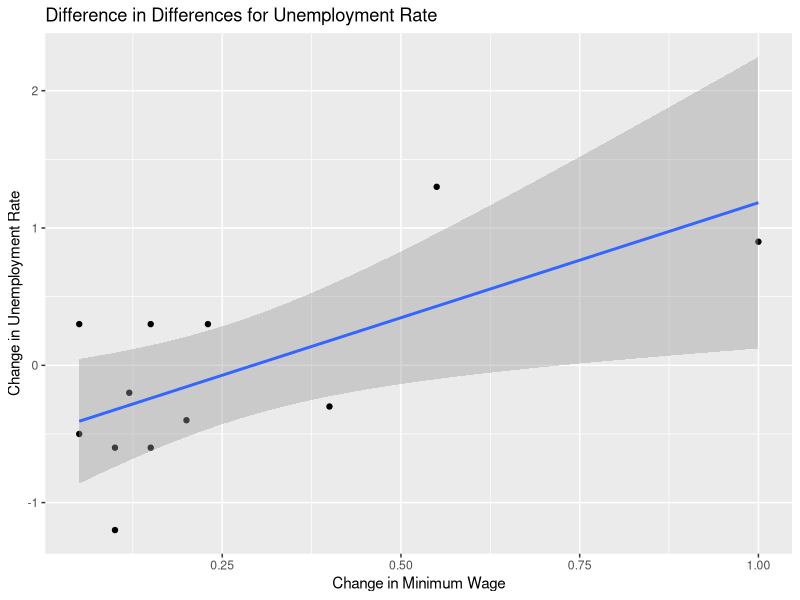
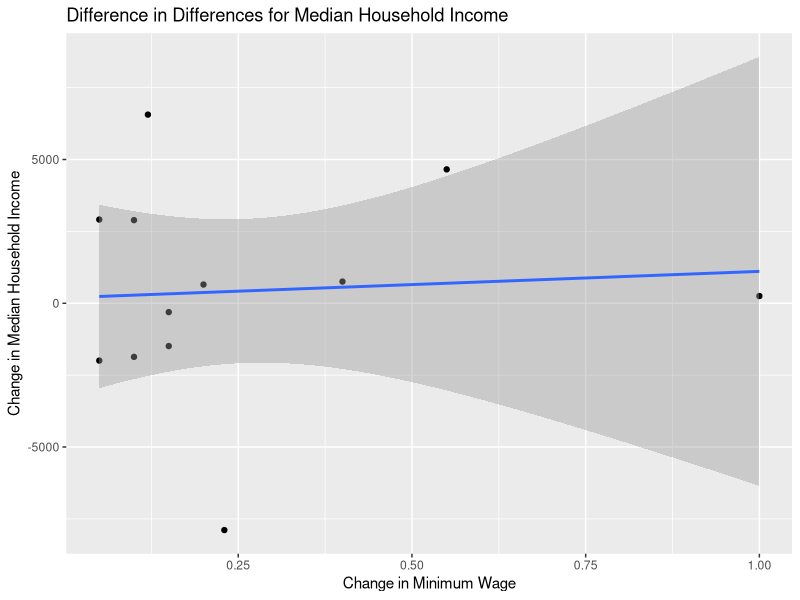
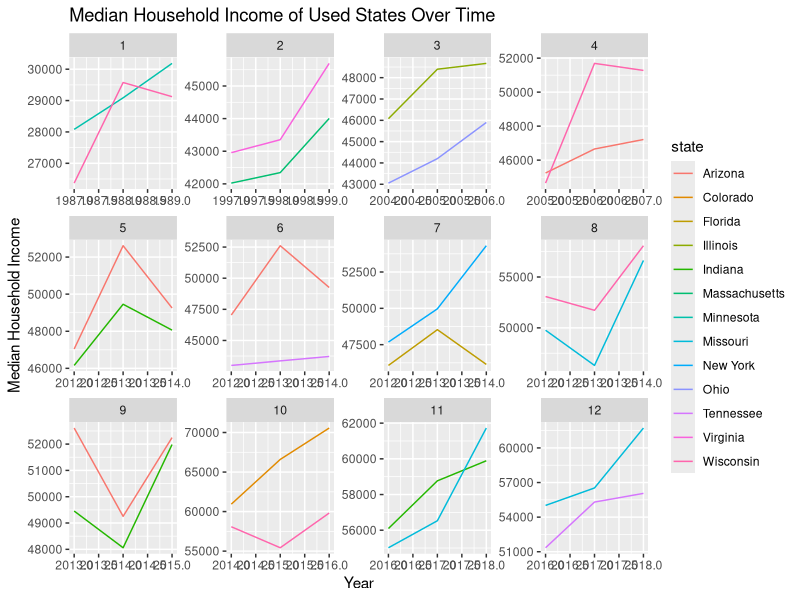
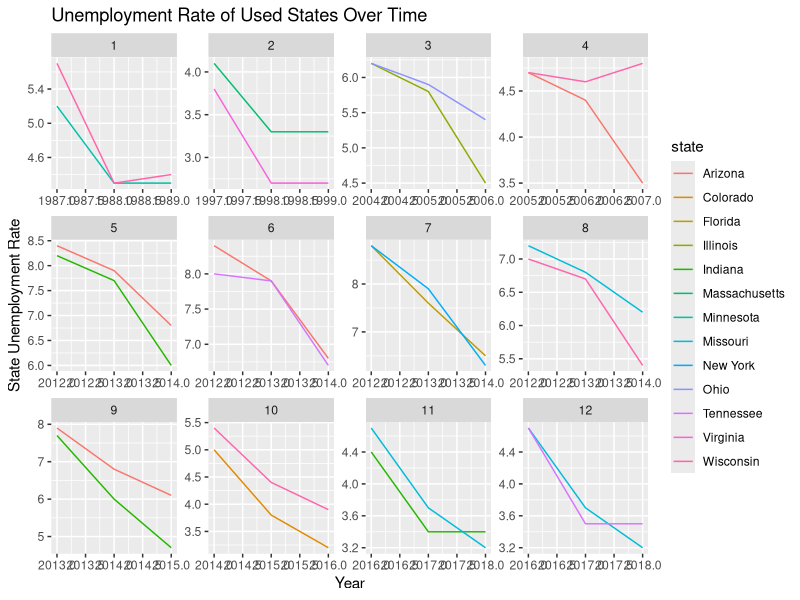
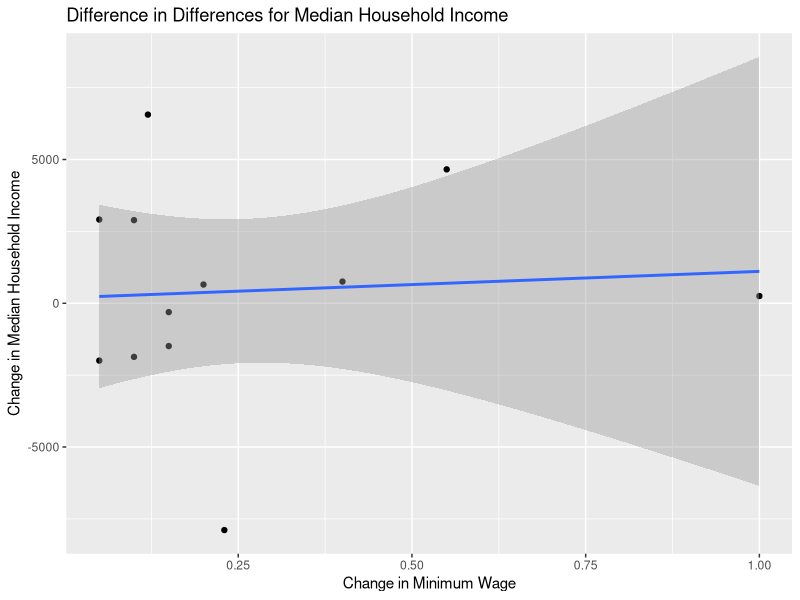

These figures' R source, in order:
## ---- chunk 1
knitr::opts_chunk$set(echo = TRUE)
library(tidyverse)
## ---- chunk 2
data <- read.csv("Compiled_Data.csv")
## ---- chunk 3
# create a sequence of elements to run in the following for loops, contents doesn't actually 
# matter just requires the number of elements, but 1-50 represents index for troubleshooting
years <- seq(1985, 2018, 1)

num.states <- seq(1, 50, 1)

# set min and max acceptable proportions
min <- .9
max <- 1 / .9


comp <- data.frame(matrix(nrow = 0, ncol = 3))

# first for loop runs fifty times
for (i in years) {
  
  year.sub <- subset(data, year == i)
  
  for (j in num.states) {
    
    
    # because states don't need to be compared twice, starting at x + 1 means each state will 
    # be compared to every state after it in the data frame
    for (k in num.states[j + 1: 50]) {
      
      # this if else statement takes the state at the index of the first for loop and compares 
      # it to the state at the index of the second for loop, logical statements ensure that 
      # proportion of each covariate for each state is within the specified min and max range, 
      # if they are comparable on each covariate it prints the name of each state to the console
      # I tried to create a string variable and this ifelse statement would add state pairs to 
      # the variable and then that variable would contain all valid comparable states but it 
      # kept redefining the variable instead of adding to it, figured printing to the console 
      # and recording them manually would be fine
      
      
      
      ifelse(year.sub$unem.rate[j] / year.sub$unem.rate[k] >= min & year.sub$unem.rate[j] / 
               year.sub$unem.rate[k] <= max
             & year.sub$min.wage[j] / year.sub$min.wage[k] >= min & year.sub$min.wage[j] / 
               year.sub$min.wage[k] <= max
             & year.sub$house.income[j] / year.sub$house.income[k] >= min & year.sub$house.income[j] / 
               year.sub$house.income[k] <= max
             & year.sub$labor.pop[j] / year.sub$labor.pop[k] >= min & year.sub$labor.pop[j] / 
               year.sub$labor.pop[k] <= max, 
             comp <- rbind(comp, c(year.sub$year[1], year.sub$state[j], year.sub$state[k])), NA)
    }
  }
}

# rename columns of new data frame
names(comp) <- c("year", "state1", "state2")

# remove years where the US was going through an economic recession
comp <- subset(comp, year != 1990 & year != 1991 & year != 2001 & year != 2008 & year != 2009)
rownames(comp) <- NULL

# create a new data frame for further selective sample
comparable <- data.frame(matrix(nrow = 0, ncol = 3))
comp$year <- as.integer(comp$year)

for (i in 1:nrow(comp)) {
  
  # subset original data frame to only include data for current pair of matched states
  # in the year of being matched
  possible.match <- subset(data, (year == comp$year[i] | year == comp$year[i] + 1) & 
                             (state == comp$state1[i] | state == comp$state2[i]))
  
  # make sure that one state had an increase in minimum wage and the other state had
  # no change
  ifelse(((possible.match$min.wage[2] - possible.match$min.wage[1]) > 0 & 
            possible.match$min.wage[4] == possible.match$min.wage[3]) | 
           ((possible.match$min.wage[4] - possible.match$min.wage[3]) > 0 & 
              possible.match$min.wage[2] == possible.match$min.wage[1]),
         comparable <- rbind(comparable, c(possible.match$year[1], possible.match$state[1], 
                                           possible.match$state[3])), NA)
  
}
colnames(comparable) <- c("year", "state1", "state2")


for (i in 1:nrow(comparable)) {
  # subset original data frame to only include data for current pair of matched states
  # in the year of being matched
  matched <- subset(data, (year == as.integer(comparable$year[i]) | year == 
                             as.integer(comparable$year[i]) + 1) & 
                      (state == comparable$state1[i] | state == comparable$state2[i]))
  
  # reorganize data frame so state with a change is state1 in the data frame
  comparable$change.min.wage[i] <- max(matched$min.wage[2] - matched$min.wage[1], 
                                       matched$min.wage[4] - matched$min.wage[3])
  
  place.holder <- matched
  
  comparable$state1[i] <- ifelse((matched$min.wage[2] - matched$min.wage[1] == 0), 
                                 place.holder$state[3], place.holder$state[1])
  
  comparable$state2[i] <- ifelse((matched$min.wage[2] - matched$min.wage[1] == 0), 
                                 place.holder$state[1], place.holder$state[3])
}

# create a new data frame for further selective sample
comparable2 <- data.frame(matrix(nrow = 0, ncol = 4))
comparable$year<- as.integer(comparable$year)

for (i in 1:nrow(comparable)) {
  # subset original data frame to only include data for current pair of matched states
  # in the year of being matched
  possible.match <- subset(data, (year == comparable$year[i] | year == comparable$year[i] + 1) & 
                             (state == comparable$state1[i] | state == comparable$state2[i]))
  
  # make sure that each of our matched variables have the same slope between states
  # trying to ensure that they have the same trajectory and they don't just happen to
  # have the same value while one is decreasing and the other is rising, because that
  # isn't really the same
  ifelse(((possible.match$labor.pop[2] - possible.match$labor.pop[1]) > 0 & 
            possible.match$labor.pop[4] > possible.match$labor.pop[3]) | 
           ((possible.match$labor.pop[4] - possible.match$labor.pop[3]) < 0 & 
              possible.match$labor.pop[2] < possible.match$labor.pop[1]) &
           ((possible.match$unem.rate[2] - possible.match$unem.rate[1]) > 0 & 
              possible.match$unem.rate[4] > possible.match$unem.rate[3]) | 
           ((possible.match$unem.rate[4] - possible.match$unem.rate[3]) < 0 & 
              possible.match$unem.rate[2] < possible.match$unem.rate[1]) &
           ((possible.match$house.income[2] - possible.match$house.income[1]) > 0 & 
              possible.match$house.income[4] > possible.match$house.income[3]) | 
           ((possible.match$house.income[4] - possible.match$house.income[3]) < 0 & 
              possible.match$house.income[2] < possible.match$house.income[1]),
         comparable2 <- rbind(comparable2, c(possible.match$year[1], possible.match$state[1], 
                                possible.match$state[3], round(comparable$change.min.wage[i], 2))), NA)
}


colnames(comparable2) <- c("year", "state1", "state2", "change.min.wage")

# make sure the year is before 2016 because our final measurements are taken 2 years
# after and 2018 is the last year for our data
comparable2 <- subset(comparable2, year <= 2016)

# create a data frame for final measurements
final.after <- data.frame(matrix(nrow = nrow(comparable2), ncol = 10))
colnames(final.after) <- c("year", "state1", "state1.min.wage", "state1.unem.rate", 
                           "state1.house.income", "state2", "state2.min.wage", 
                           "state2.unem.rate", "state2.house.income", "change.min.wage")

final.after$year <- as.integer(comparable2$year) + 2
final.after$state1 <- comparable2$state1
final.after$state2 <- comparable2$state2

# this for loop fills out the final data frame with values from the comparable one
for (i in 1:nrow(final.after)) {
  final.after$state1.house.income[i] <- data$house.income[data$year == final.after$year[i] & 
                                                            data$state == final.after$state1[i]]
  
  final.after$state1.min.wage[i] <- data$min.wage[data$year == final.after$year[i] & 
                                                    data$state == final.after$state1[i]]
  
  final.after$state1.unem.rate[i] <- data$unem.rate[data$year == final.after$year[i] & 
                                                      data$state == final.after$state1[i]]
  
  final.after$state2.house.income[i] <- data$house.income[data$year == final.after$year[i] & 
                                                            data$state == final.after$state2[i]]
  
  final.after$state2.min.wage[i] <- data$min.wage[data$year == final.after$year[i] & 
                                                    data$state == final.after$state2[i]]
  
  final.after$state2.unem.rate[i] <- data$unem.rate[data$year == final.after$year[i] & 
                                                      data$state == final.after$state2[i]]
  
  final.after$change.min.wage[i] <- comparable2$change.min.wage[i]
  
}

# create a data frame for initial measurements
final.before <- data.frame(matrix(nrow = nrow(comparable2), ncol = 9))
colnames(final.before) <- c("year", "state1", "state1.min.wage", "state1.unem.rate", 
                            "state1.house.income", "state2", "state2.min.wage", 
                            "state2.unem.rate", "state2.house.income")

final.before$year <- as.integer(comparable2$year)
final.before$state1 <- comparable2$state1
final.before$state2 <- comparable2$state2

# this for loop fills out the initial data frame with values from the comparable one
for (i in 1:nrow(final.before)) {
  final.before$state1.house.income[i] <- data$house.income[data$year == final.before$year[i] & 
                                                             data$state == final.before$state1[i]]
  
  final.before$state1.min.wage[i] <- data$min.wage[data$year == final.before$year[i] & 
                                                     data$state == final.before$state1[i]]
  
  final.before$state1.unem.rate[i] <- data$unem.rate[data$year == final.before$year[i] & 
                                                       data$state == final.before$state1[i]]
  
  final.before$state2.house.income[i] <- data$house.income[data$year == final.before$year[i] & 
                                                             data$state == final.before$state2[i]]
  
  final.before$state2.min.wage[i] <- data$min.wage[data$year == final.before$year[i] & 
                                                     data$state == final.before$state2[i]]
  
  final.before$state2.unem.rate[i] <- data$unem.rate[data$year == final.before$year[i] & 
                                                       data$state == final.before$state2[i]]
  
  
}


dataBefore <- final.before
dataAfter <- final.after

# ATE is misnamed but calculates the differences between the matched pairs
ATEstate1 <- dataAfter[1:nrow(dataAfter), 4:5] - dataBefore[1:nrow(dataBefore), 4:5]
ATEstate2 <- dataAfter[1:nrow(dataAfter), 8:9] - dataBefore[1:nrow(dataBefore), 8:9]
combineState1 <- cbind(dataAfter[ , 1:3], ATEstate1)
combineAll <- cbind(combineState1, dataAfter$state2, ATEstate2)
colnames(combineAll)[6] <- "state2"

# difference in difference
difference <- combineAll[ , 7:8] - combineAll[ , 4:5]
colnames(difference) <- c("difference.unem.rate", "difference.house.income")
difference$change.min.wage <- as.numeric(final.after$change.min.wage)
## ---- chunk 4
# find data points for used states in respective years and give them an index that
# signifies they belong to a particular data point in the final graphs
dependent.var <- data.frame(matrix(nrow = 0, ncol = 5))
for (i in 1:nrow(final.before)) {
  state1 <- subset(data, select = (c("year", "state", "house.income", "unem.rate")), 
                   subset = (state == final.before$state1[i] & year >= final.before$year[i] &
                               year <= (final.before$year[i] + 2)))
  state1$index <- i
  dependent.var <- rbind(dependent.var, state1)
  
  state2 <- subset(data, select = (c("year", "state", "house.income", "unem.rate")), 
                   subset = (state == final.before$state2[i] & year >= final.before$year[i] &
                               year <= (final.before$year[i] + 2)))
  state2$index <- i
  dependent.var <- rbind(dependent.var, state2)
}
rownames(dependent.var) <- NULL

# plot dependent variables
dependent.income <- ggplot(dependent.var, aes(x = year, y = house.income, color = state)) +
  geom_line() +
  labs(x = "Year", y = "Median Household Income", title = 
         "Median Household Income of Used States Over Time") +
  facet_wrap(~ index, scales = "free")
ggsave("dependent_income.png", plot = dependent.income)

dependent.unemployment <- ggplot(dependent.var, aes(x = year, y = unem.rate, color = state)) +
  geom_line() +
  labs(x = "Year", y = "State Unemployment Rate", title = 
         "Unemployment Rate of Used States Over Time") +
  facet_wrap(~ index, scales = "free")
ggsave("dependent_unemployment.png", plot = dependent.unemployment)
## ---- chunk 5
#plot data
dif.unem <- ggplot(difference, aes(x = change.min.wage, y = difference.unem.rate)) + 
  geom_point() + 
  geom_smooth(method = "lm") +
  labs(x = "Change in Minimum Wage", y = "Change in Unemployment Rate", title = 
         "Difference in Differences for Unemployment Rate")

dif.income <- ggplot(difference, aes(x = change.min.wage, y = difference.house.income)) + 
  geom_point() + 
  geom_smooth(method = "lm") +
  labs(x = "Change in Minimum Wage", y = "Change in Median Household Income", title = 
         "Difference in Differences for Median Household Income")
ggsave("dif_dif_income.png", plot = dif.income)
dif.unem
dif.income
